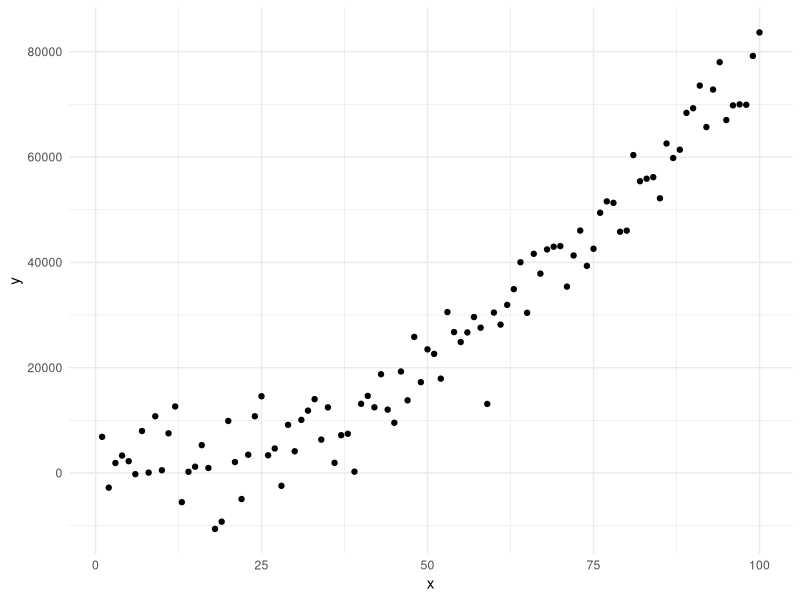
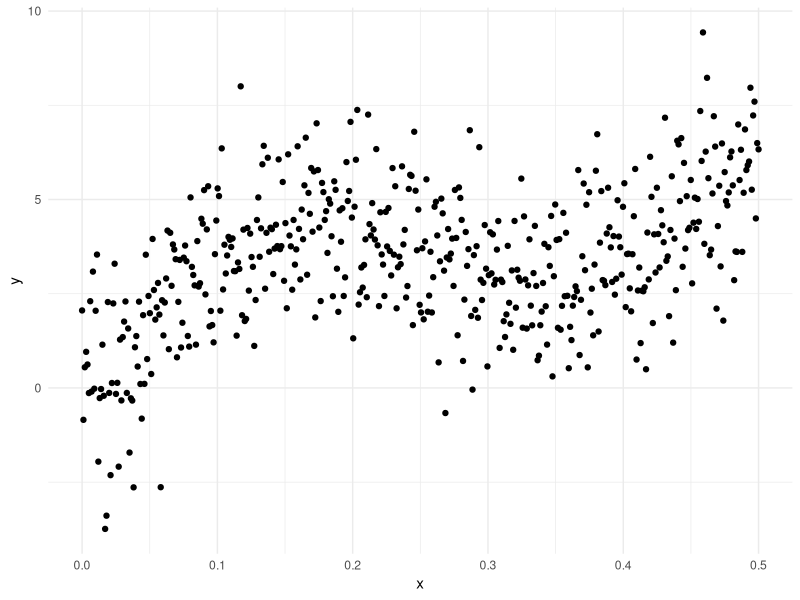
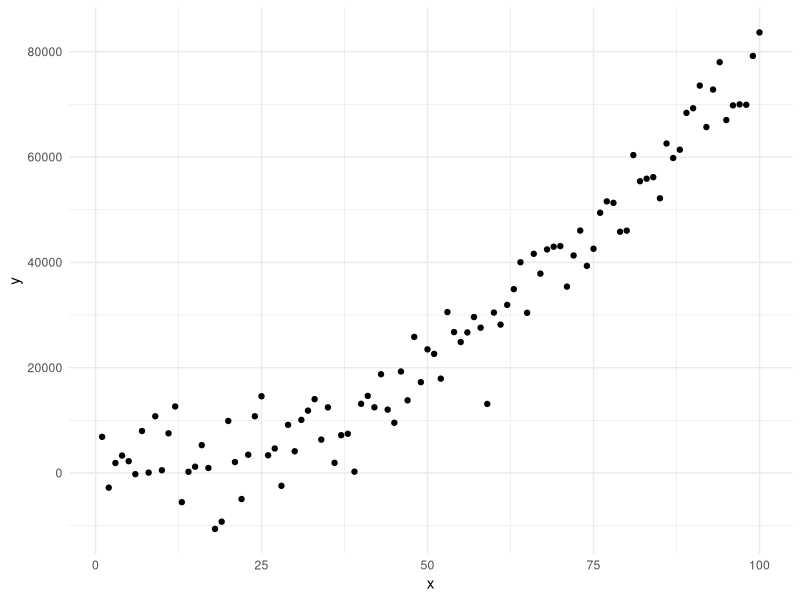
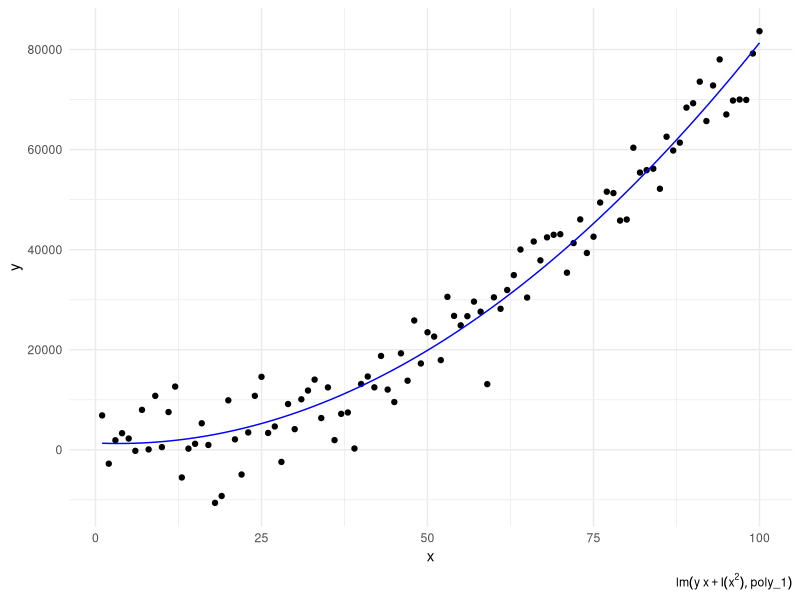
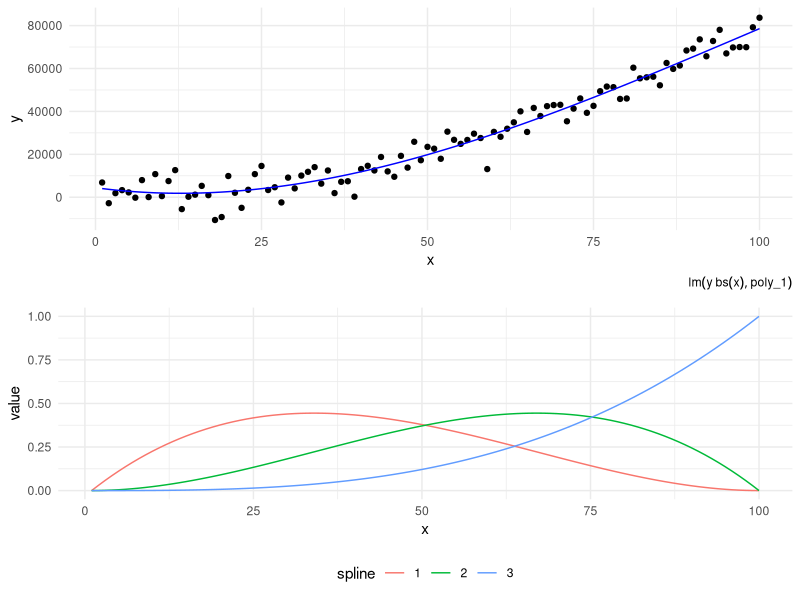
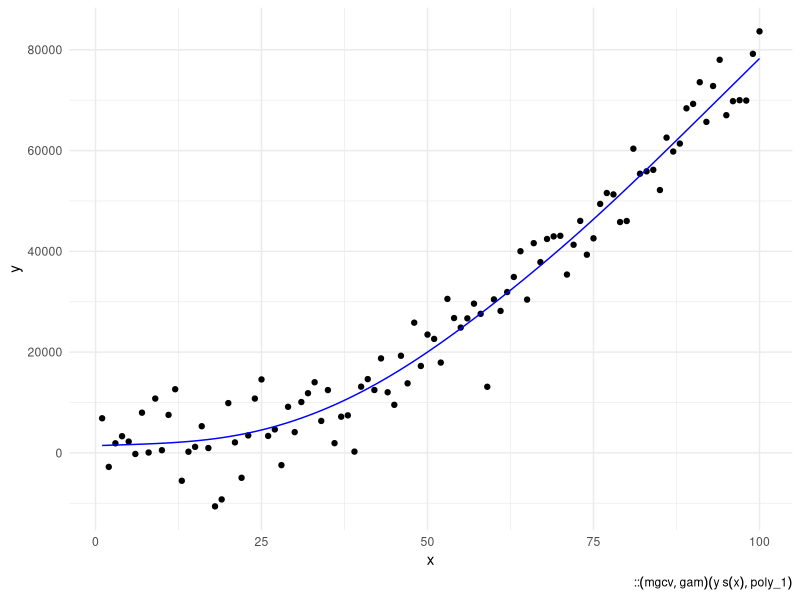

These charts were generated, in order, by the following R code:
## ---- chunk 1
knitr::opts_chunk$set(echo = TRUE, message = FALSE, fig.width = 9, fig.height = 5)
## ---- chunk 2
library(tidyverse)
library(splines)
library(mgcv)

theme_set(theme_minimal()+theme(legend.position = "bottom"))
## ---- chunk 3
set.seed(42)
poly_1 <- tibble(x = 1:100,
                 y = 4*x + 8*x^2+rnorm(100, sd = 5000))

poly_1 %>% 
  ggplot(aes(x, y))+
  geom_point()

set.seed(42)
poly_2 <- tibble(x = seq(0, 0.5, length.out = 500),
                 y = 0.2*x^9*(10*(1-x))^6+10*(10*x)^2*(1-x)^10+rnorm(500, sd = 1.5))
poly_2 %>% 
  ggplot(aes(x, y))+
  geom_point()
## ---- chunk 4
poly_1 %>% 
  ggplot(aes(x, y))+
  geom_point()

poly_1_fit1 <- lm(y ~ poly(x, 2, raw = TRUE), data = poly_1)
poly_1_fit2 <- lm(y ~ x+I(x^2), data = poly_1)

summary(poly_1_fit1)
summary(poly_1_fit2)

poly_1_fit2_values <- tibble(x = poly_1$x,
                             fit = poly_1_fit2$fitted.values)

poly_1 %>% 
  ggplot(aes(x, y))+
  geom_point()+
  geom_line(data = poly_1_fit2_values, aes(x = x, y = fit), color = "blue")+
  labs(caption = poly_1_fit2$call)
## ---- chunk 5
library(splines)
poly_1_fit3 <- lm(y ~ bs(x), data = poly_1)
summary(poly_1_fit3)

poly_1_fit3_values <- tibble(x = poly_1$x,
                           fit = poly_1_fit3$fitted.values)
poly_1 %>% 
  ggplot(aes(x, y))+
  geom_point()+
  geom_line(data = poly_1_fit3_values, aes(x = x, y = fit), color = "blue")+
  labs(caption = poly_1_fit3$call) ->
  p1

as_tibble(cbind(bs(poly_1$x), x =poly_1$x)) %>% 
  gather(spline, value, -x) %>% 
  ggplot(aes(x, value, color = spline))+
  geom_line() ->
  s1

gridExtra::grid.arrange(p1, s1)

## ---- chunk 6
poly_1_fit4 <- mgcv::gam(y ~ s(x), data = poly_1)
summary(poly_1_fit4)

fitted <- tibble(x = poly_1$x,
                 fit = poly_1_fit4$fitted.values)

poly_1 %>% 
  ggplot(aes(x, y))+
  geom_point()+
  geom_line(data = fitted, aes(x = x, y = fit), color = "blue")+
  labs(caption = poly_1_fit4$call)
